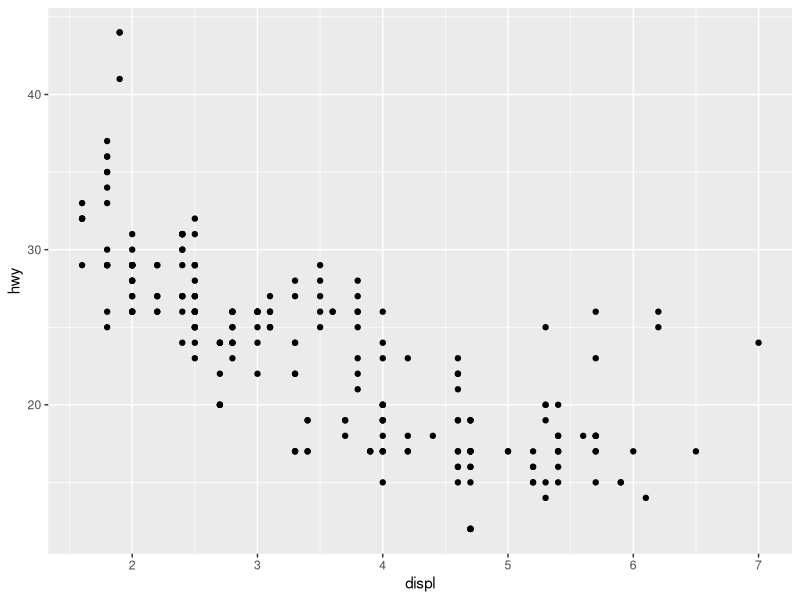
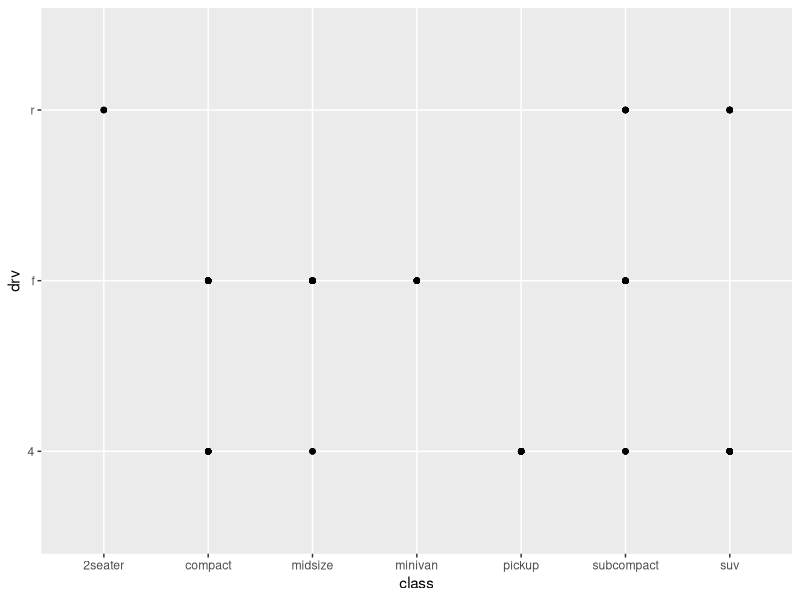
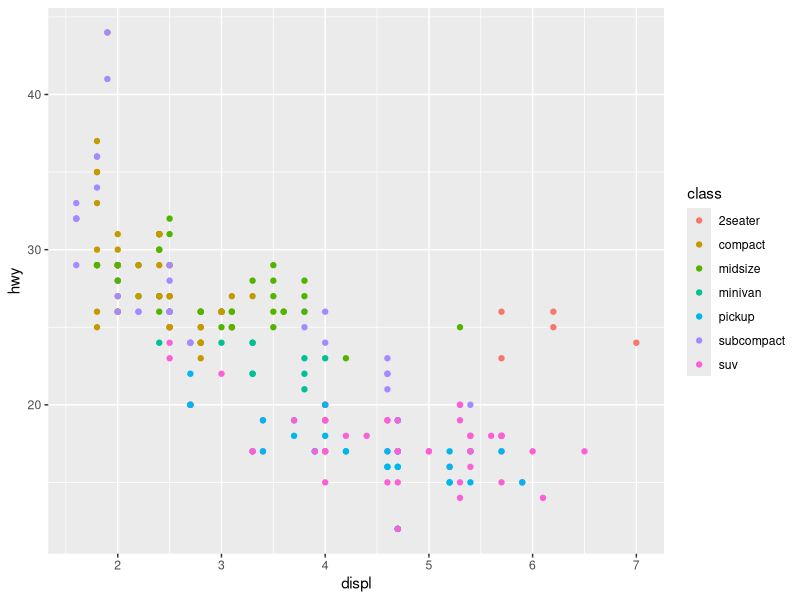
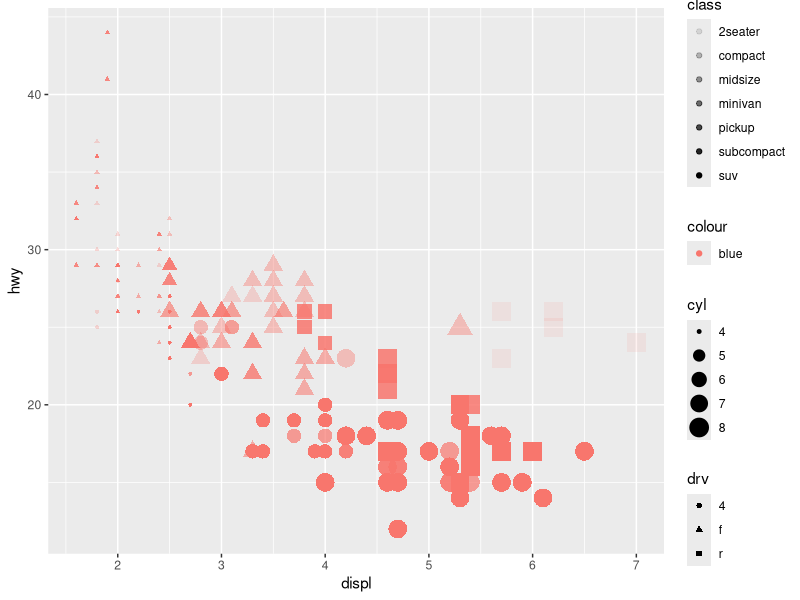
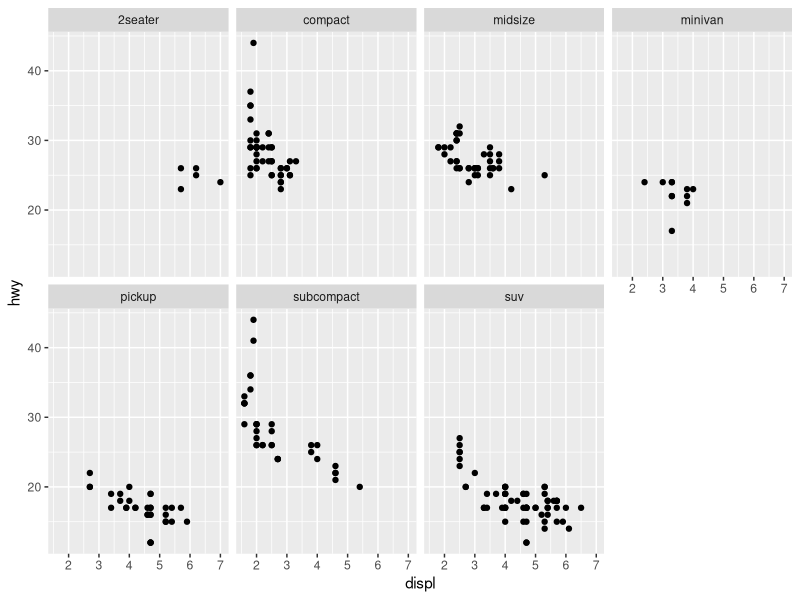
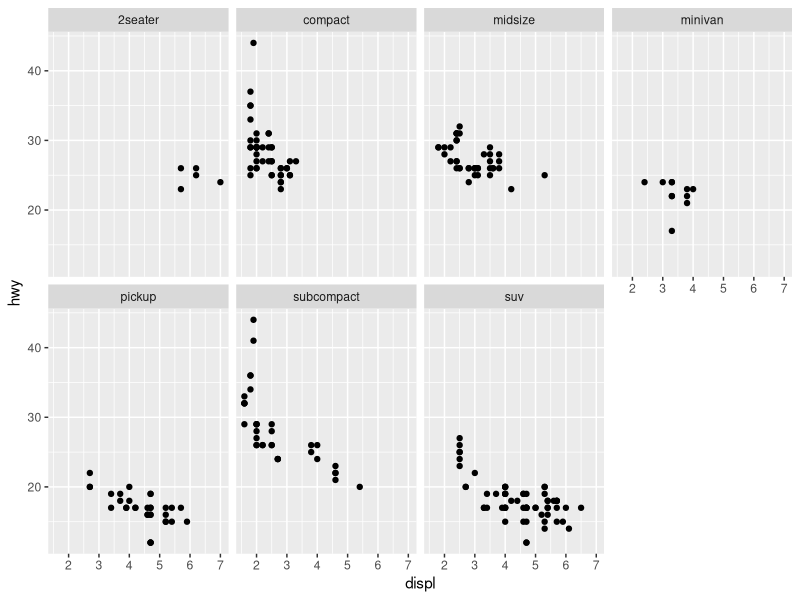
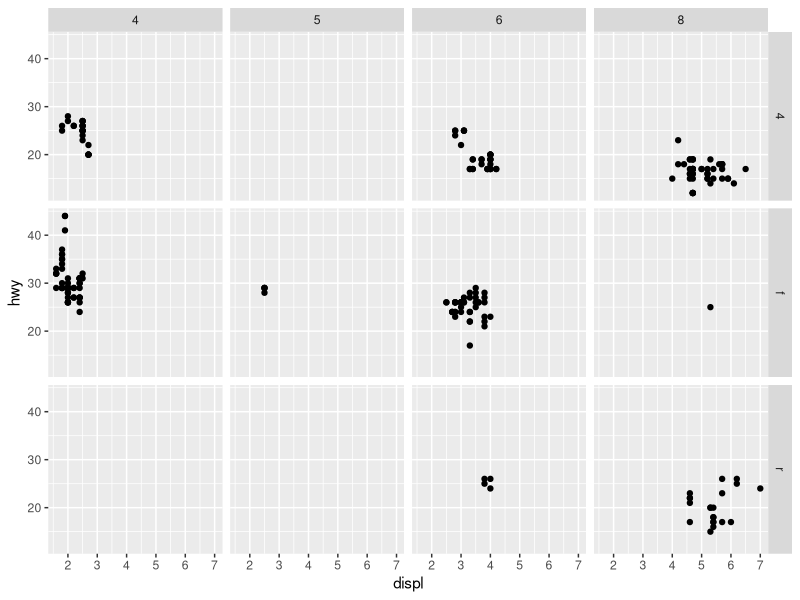

The R source for these figures, in order:
#----------------------------------
#Second script
#Aline Soterroni
#22 may, 2017
#----------------------------------

library(tidyverse)

?mpg

mpg

print(mpg, n=15)

ggplot(data=mpg) +
  geom_point(mapping = aes(x = displ, y = hwy))

ggplot(data=mpg) +
  geom_point(mapping = aes(x = class, y = drv))

ggplot(data=mpg) +
  geom_point(mapping = aes(x = displ, y = hwy, color = class))

ggplot(data=mpg) +
  geom_point(mapping = aes(x = displ, y = hwy, color = "blue", size = cyl, alpha = class, shape = drv))

ggplot(data=mpg) +
  geom_point(mapping = aes(x = displ, y = hwy)) +
  facet_wrap(~ class, nrow = 2)

ggplot(data=mpg) +
  geom_point(mapping = aes(x = displ, y = hwy)) +
  facet_wrap(~ class, nrow = 2)

ggplot(data=mpg) +
  geom_point(mapping = aes(x = displ, y = hwy)) +
  facet_grid(drv ~ cyl)


